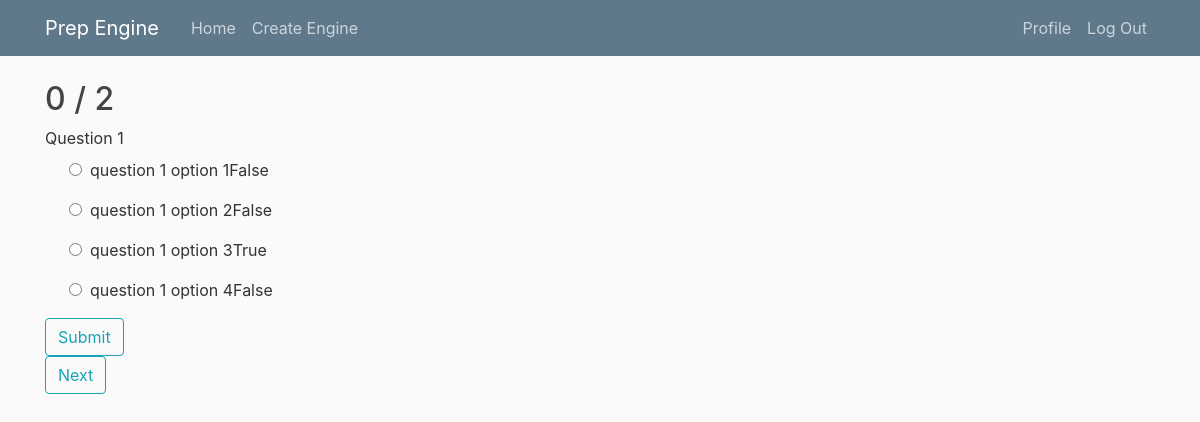
Screenshot of /tutorSet/tutorSetStart/25/ (signed in) with the database file from the repository.
### tutor_sets/models.py (models this page shows, shortened)
class TutorSet(models.Model):
    title = models.CharField(max_length=100)
    score = models.PositiveIntegerField(default=0)
    totalQuestions = models.PositiveIntegerField(default=0)
    author = models.ForeignKey(User, on_delete=models.CASCADE)

class Question(models.Model):
    tutorSet = models.ForeignKey(TutorSet, on_delete=models.CASCADE)
    order = models.IntegerField(default=0)
    prompt = models.CharField(max_length=255)
    shuffle_answers = models.BooleanField(default=False)
    class Meta:
        ordering = ['order',]

class Option(models.Model):
    question = models.ForeignKey(Question, on_delete=models.CASCADE)
    order = models.IntegerField(default=0)
    text = models.CharField(max_length=255, default='')
    correct = models.BooleanField(default=False)
    class Meta:
        ordering = ['order',]

### tutor_sets/views.py (the view)
# urls.py: path('tutorSetStart/<int:tutorset_pk>/', tutorset_start, name='tutorSet-start'),
@login_required
def tutorset_start(request, tutorset_pk):
    tutorSet = get_object_or_404(TutorSet, pk=tutorset_pk)
    questions_list = tutorSet.question_set.all()
    page = request.GET.get('page')
    paginator = Paginator(questions_list, 1)
    score = 0
    try:
        questions = paginator.page(page)
    except PageNotAnInteger:
        questions = paginator.page(1)
    except EmptyPage:
        questions = paginator.page(paginator.num_pages)
    return render(request, 'tutor_sets/quiz_attempt.html', {
        'tutorSet': tutorSet,
        'questionSet': questions,
        'score': score,
    })

### tutor_sets/templates/tutor_sets/quiz_attempt.html (shortened to what this page needs)
{% extends "home/base.html" %}
{% block content %}
<h2>{{score}} / {{tutorSet.question_set.count }}</h2>
{% for question in questionSet %}
    {{ question.prompt }}
    <form method="POST">
        {% for option in question.option_set.all %}
            <div class="radio ml-4 m-2">
                <label><input class="mr-2" id="{{ option.id }}" type="radio" name="option-radio" value="{{ option.id }}">{{ option.text }}{{option.correct}}</label>
            </div>
        {% endfor %}
        <input class="btn btn-outline-info mb4"type="submit" value="Submit">
    </form>
{% endfor %}
{% if questionSet.has_next %}
    <a class="btn btn-outline-info mb4" href="?page={{ questionSet.next_page_number }}">Next</a>
{% else %}
    <form action="{% url 'finish-quiz' tutorset_pk=tutorSet.pk %}" method="POST">
        {% csrf_token %}
        <button class="btn btn-outline-info mb4" type="submit">Finish</button>
    </form>
{% endif %}
{% endblock content %}

### home/static/home/main.css (style rules this page uses)
body { background: #fafafa; color: #333333; margin-top: 5rem; }
h1, h2, h3, h4, h5, h6 { color: #444444; }

### rows the page displays
TutorSet: question_set.count "2"
Question: prompt "Question 1"
Option: text "question 1 option 1", correct "False"
Option: text "question 1 option 2", correct "False"
Option: text "question 1 option 3", correct "True"
Option: text "question 1 option 4", correct "False"

### other values shown
{{ score }} "0"
